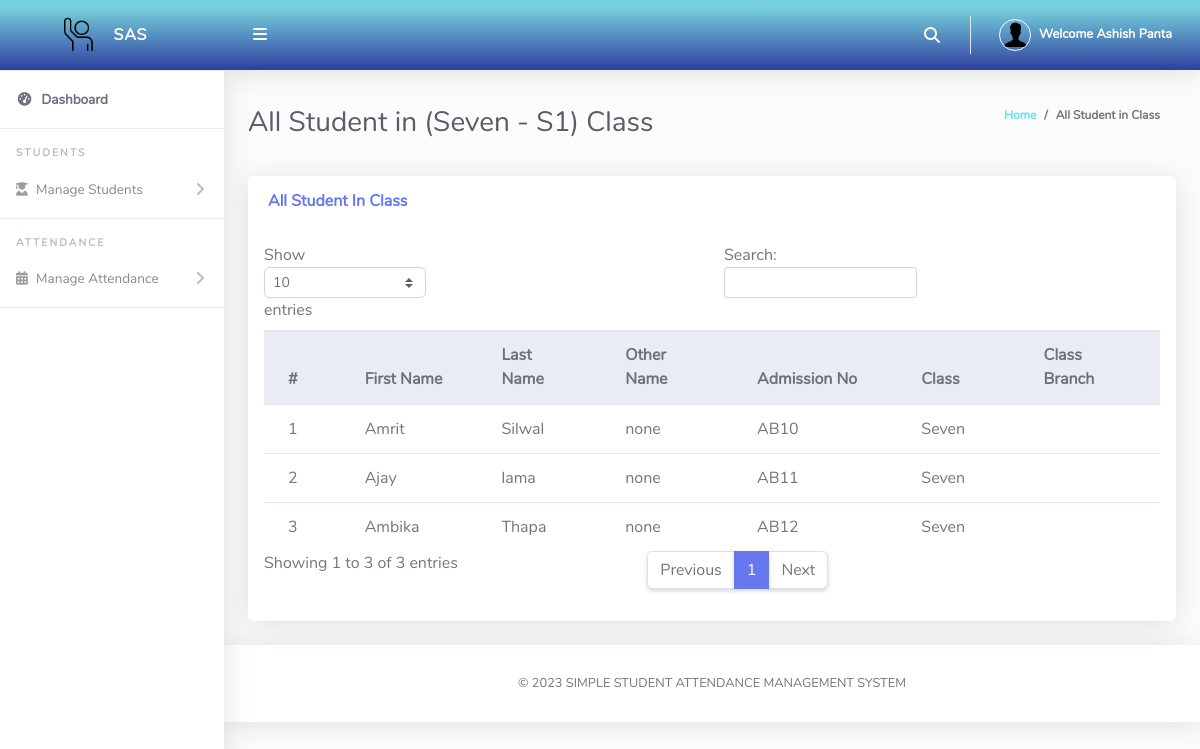
The page /ClassTeacher/viewStudents.php (signed in) on the database its author committed.
### tables this page shows
CREATE TABLE `tblclassteacher` (
  `Id` int(10) NOT NULL,
  `firstName` varchar(255) NOT NULL,
  `lastName` varchar(255) NOT NULL,
  `emailAddress` varchar(255) NOT NULL,
  `password` varchar(255) NOT NULL,
  `phoneNo` varchar(50) NOT NULL,
  `classId` varchar(10) NOT NULL,
  `classArmId` varchar(10) NOT NULL,
  `dateCreated` varchar(50) NOT NULL
);

CREATE TABLE `tblclassarms` (
  `Id` int(10) NOT NULL,
  `classId` varchar(10) NOT NULL,
  `classArmName` varchar(255) NOT NULL,
  `isAssigned` varchar(10) NOT NULL
);

CREATE TABLE `tblclass` (
  `Id` int(10) NOT NULL,
  `className` varchar(255) NOT NULL
);

CREATE TABLE `tblstudents` (
  `Id` int(10) NOT NULL,
  `firstName` varchar(255) NOT NULL,
  `lastName` varchar(255) NOT NULL,
  `otherName` varchar(255) NOT NULL,
  `admissionNumber` varchar(255) NOT NULL,
  `password` varchar(50) NOT NULL,
  `classId` varchar(10) NOT NULL,
  `classArmId` varchar(10) NOT NULL,
  `dateCreated` varchar(50) NOT NULL
);

### ClassTeacher/viewStudents.php (the view, shortened to what this page needs)
<?php
include '../Includes/dbcon.php';
$query = "SELECT tblclass.className,tblclassarms.classArmName
    FROM tblclassteacher
    INNER JOIN tblclass ON tblclass.Id = tblclassteacher.classId
    INNER JOIN tblclassarms ON tblclassarms.Id = tblclassteacher.classArmId
    Where tblclassteacher.Id = '$_SESSION[userId]'";
    $rs = $conn->query($query);
    $rrw = $rs->fetch_assoc();
?>
<!DOCTYPE html>
<html lang="en">
<head>
  <link href="../vendor/fontawesome-free/css/all.min.css" rel="stylesheet" type="text/css">
  <link href="../vendor/bootstrap/css/bootstrap.min.css" rel="stylesheet" type="text/css">
  <link href="css/ruang-admin.min.css" rel="stylesheet">
</head>
<body id="page-top">
  <div id="wrapper">
      <?php include "Includes/sidebar.php";?>
    <div id="content-wrapper" class="d-flex flex-column">
      <div id="content">
       <?php include "Includes/topbar.php";?>
        <div class="container-fluid" id="container-wrapper">
          <div class="d-sm-flex align-items-center justify-content-between mb-4">
            <h1 class="h3 mb-0 text-gray-800">All Student in (<?php echo $rrw['className'].' - '.$rrw['classArmName'];?>) Class</h1>
            <ol class="breadcrumb">
              <li class="breadcrumb-item"><a href="./">Home</a></li>
              <li class="breadcrumb-item active" aria-current="page">All Student in Class</li>
            </ol>
          </div>
          <div class="row">
            <div class="col-lg-12">
                 <div class="row">
              <div class="col-lg-12">
              <div class="card mb-4">
                <div class="card-header py-3 d-flex flex-row align-items-center justify-content-between">
                  <h6 class="m-0 font-weight-bold text-primary">All Student In Class</h6>
                </div>
                <div class="table-responsive p-3">
                  <table class="table align-items-center table-flush table-hover" id="dataTableHover">
                    <thead class="thead-light">
                      <tr>
                        <th>#</th>
                        <th>First Name</th>
                        <th>Last Name</th>
                        <th>Other Name</th>
                        <th>Admission No</th>
                        <th>Class</th>
                        <th>Class Branch</th>
                      </tr>
                    </thead>
                    <tbody>
                  <?php
                      $query = "SELECT tblstudents.Id,tblclass.className,tblclassarms.classArmName,tblclassarms.Id AS classArmId,tblstudents.firstName,
                      tblstudents.lastName,tblstudents.otherName,tblstudents.admissionNumber,tblstudents.dateCreated
                      FROM tblstudents
                      INNER JOIN tblclass ON tblclass.Id = tblstudents.classId
                      INNER JOIN tblclassarms ON tblclassarms.Id = tblstudents.classArmId
                      where tblstudents.classId = '$_SESSION[classId]' and tblstudents.classArmId = '$_SESSION[classArmId]'";
                      $rs = $conn->query($query);
                      $num = $rs->num_rows;
                      $sn=0;
                      if($num > 0)
                      {
                        while ($rows = $rs->fetch_assoc())
                          {
                             $sn = $sn + 1;
                            echo"
                              <tr>
                                <td>".$sn."</td>
                                <td>".$rows['firstName']."</td>
                                <td>".$rows['lastName']."</td>
                                <td>".$rows['otherName']."</td>
                                <td>".$rows['admissionNumber']."</td>
                                <td>".$rows['className']."</td>
                                <td>".$rows['classBranchName']."</td>
                              </tr>";
                          }
                      }
                      else
                      {
                           echo
                           "<div class='alert alert-danger' role='alert'>
                            No Record Found!
                            </div>";
                      }
                      ?>
                    </tbody>
                  </table>
                </div>
              </div>
            </div>
            </div>
          </div>
        </div>
      </div>
       <?php include "Includes/footer.php";?>
    </div>
  </div>
</body>
</html>

### ClassTeacher/Includes/topbar.php (shortened to what this page needs)
<?php
  $query = "SELECT * FROM tblclassteacher WHERE Id = ".$_SESSION['userId']."";
  $rs = $conn->query($query);
  $rows = $rs->fetch_assoc();
  $fullName = $rows['firstName']." ".$rows['lastName'];;
?>
<nav class="navbar navbar-expand navbar-light bg-gradient-primary topbar mb-4 static-top">
          <button id="sidebarToggleTop" class="btn btn-link rounded-circle mr-3">
            <i class="fa fa-bars"></i>
          </button>
          <ul class="navbar-nav ml-auto">
            <li class="nav-item dropdown no-arrow">
              <a class="nav-link dropdown-toggle" href="#" id="searchDropdown" role="button" data-toggle="dropdown"
                aria-haspopup="true" aria-expanded="false">
                <i class="fas fa-search fa-fw"></i>
              </a>
            </li>
            <li class="nav-item dropdown no-arrow">
              <a class="nav-link dropdown-toggle" href="#" id="userDropdown" role="button" data-toggle="dropdown"
                aria-haspopup="true" aria-expanded="false">
                <img class="img-profile rounded-circle" src="img/user-icn2.png" style="max-width: 60px">
                <span class="ml-2 d-none d-lg-inline text-white small"><b>Welcome <?php echo $fullName;?></b></span>
              </a>
            </li>
          </ul>
        </nav>

### rows shown on the page
tblclassteacher: fullName "Ashish Panta"
tblclassarms: classId.className "Seven", classArmName "S1"
tblstudents: firstName "Amrit", lastName "Silwal", otherName "none", admissionNumber "AB10", classId.className "Seven"
tblstudents: firstName "Ajay", lastName "lama", otherName "none", admissionNumber "AB11", classId.className "Seven"
tblstudents: firstName "Ambika", lastName "Thapa", otherName "none", admissionNumber "AB12", classId.className "Seven"
